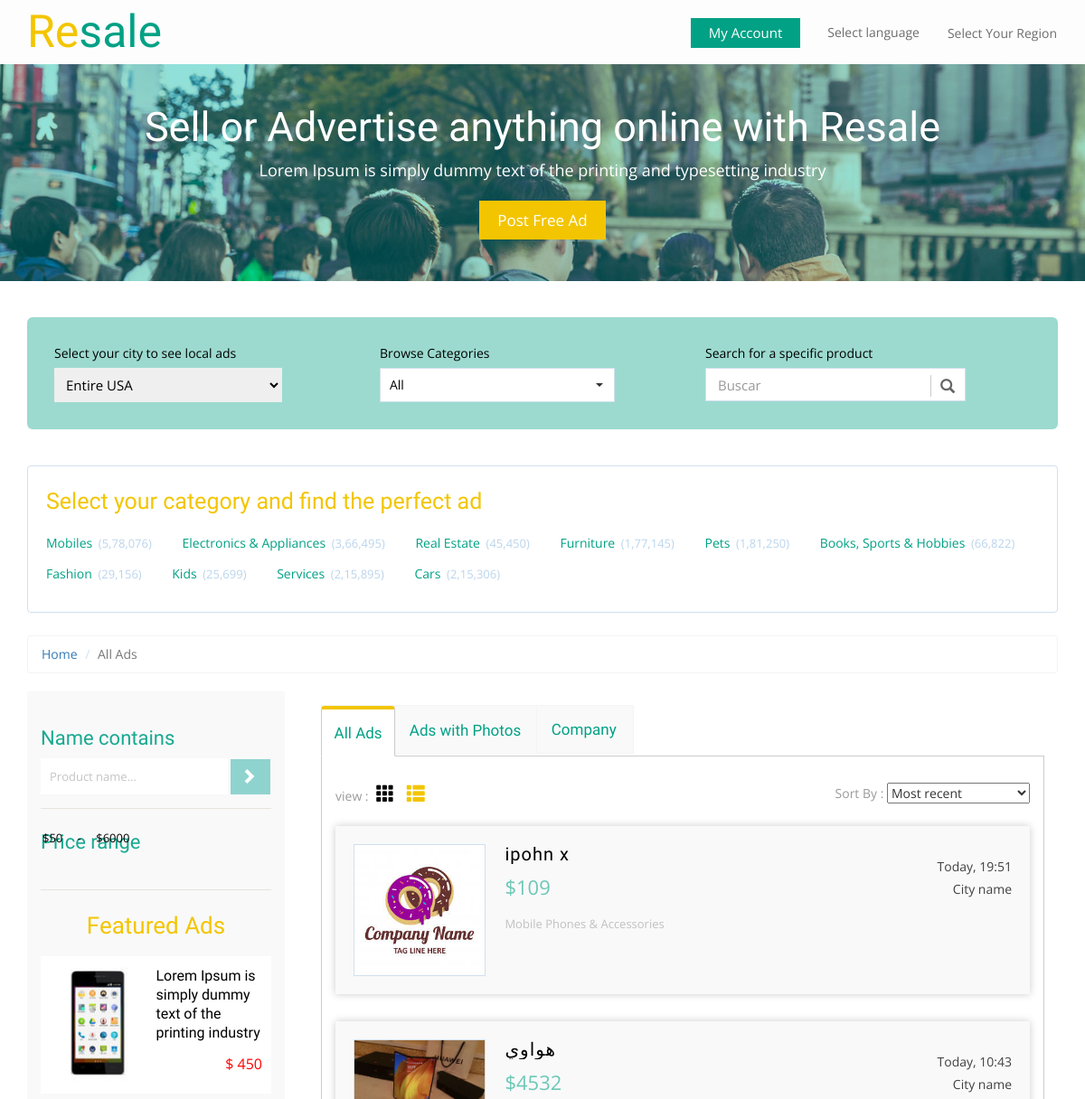
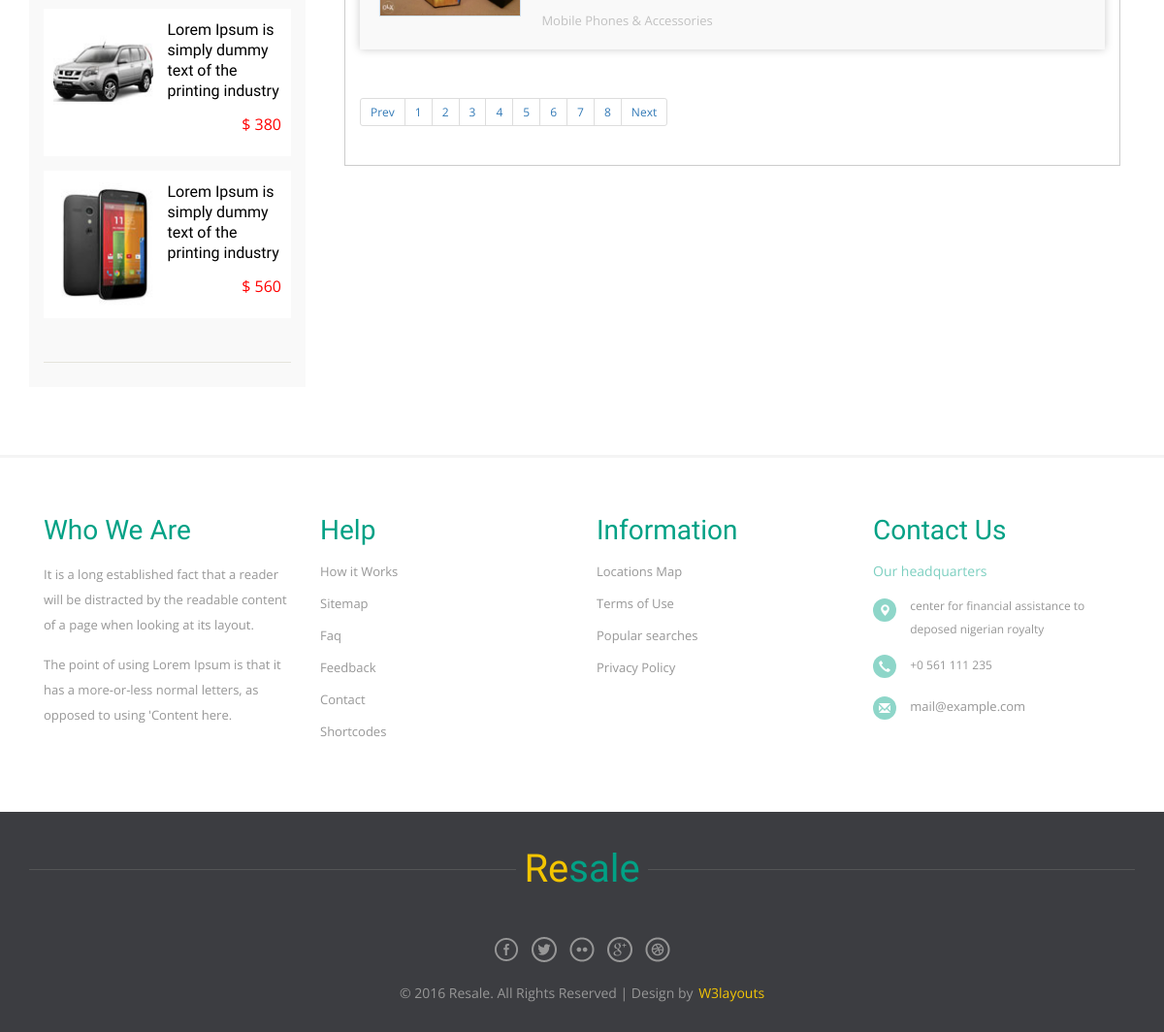
The app's page /ad/categories/25 with its own data (2 pictures, top to bottom).
### ad/models.py (models this page shows, shortened)
class Ad(models.Model):
    code = models.CharField(max_length=12,null=True, blank=True)
    owner = models.ForeignKey(User,related_name='ad_owner', on_delete=models.CASCADE)
    name = models.CharField(max_length=100)
    created_at = models.DateTimeField(auto_now=True)
    updated_at = models.DateTimeField(auto_now_add=True)
    image = models.ImageField(upload_to='ad/')
    content = models.TextField(blank=True, null=0)
    price = models.IntegerField(default=1)
    category = models.ForeignKey('Category',limit_choices_to={'main_category__isnull':True},related_name='ad_category', on_delete=models.CASCADE)
    condition = models.CharField(max_length=15,choices=AD_CONDITION,null=True, blank=True)
    brand = models.ForeignKey('Brand',related_name='add_brand',null=True, blank=True, on_delete=models.CASCADE)
    views_count = models.IntegerField(default=0)

class Category(models.Model):
    name = models.CharField(max_length=50)
    main_category = models.ForeignKey('self',limit_choices_to={'main_category':None},related_name='maincategory', on_delete=models.CASCADE, blank=True, null=True)
    def __str__(self):
        return self.name

### ad/views.py (the view)
# urls.py: path('categories/<int:id>', views.category_ads, name='category_Ads'),
def category_ads(request,id):
    category = get_object_or_404(Category,id=id)
    category_ads = Ad.objects.filter(category=category)
    return render(request,'ad/category_ads.html',{'category_ads':category_ads})

### ad/templates/ad/category_ads.html (shortened to what this page needs)
{% extends "base.html" %} {% block body%}
<div class="banner text-center">
    <div class="container">
        <h1>Sell or Advertise <span class="segment-heading">    anything online </span> with Resale</h1>
        <p>Lorem Ipsum is simply dummy text of the printing and typesetting industry</p>
        <a href="post-ad.html">Post Free Ad</a>
    </div>
</div>
<div class="total-ads main-grid-border">
    <div class="container">
        <div class="select-box">
            <div class="select-city-for-local-ads ads-list">
                <label>Select your city to see local ads</label>
                <select>
												<optgroup label="Popular Cities">
													<option selected style="display:none;color:#eee;">Entire USA</option>
												</optgroup>
			            </select>
            </div>
            <div class="browse-category ads-list">
                <label>Browse Categories</label>
                <select class="selectpicker show-tick" data-live-search="true">
					  <option data-tokens="Mobiles">All</option>
					</select>
            </div>
            <div class="search-product ads-list">
                <label>Search for a specific product</label>
                <div class="search">
                    <div id="custom-search-input">
                        <div class="input-group">
                            <input type="text" class="form-control input-lg" placeholder="Buscar" />
                            <span class="input-group-btn">
								<button class="btn btn-info btn-lg" type="button">
									<i class="glyphicon glyphicon-search"></i>
								</button>
							</span>
                        </div>
                    </div>
                </div>
            </div>
        </div>
        <div class="all-categories">
            <h3> Select your category and find the perfect ad</h3>
            <ul class="all-cat-list">
                <li><a href="mobiles.html">Mobiles <span class="num-of-ads">(5,78,076)</span></a></li>
                <li><a href="electronics-appliances.html">Electronics & Appliances  <span class="num-of-ads">(3,66,495)</span></a></li>
                <li><a href="real-estate.html">Real Estate  <span class="num-of-ads">(45,450)</span></a></li>
                <li><a href="furnitures.html">Furniture    <span class="num-of-ads">(1,77,145)</span></a></li>
                <li><a href="pets.html">Pets   <span class="num-of-ads">(1,81,250)</span></a></li>
                <li><a href="books-sports-hobbies.html">Books, Sports & Hobbies    <span class="num-of-ads">(66,822)</span></a></li>
                <li><a href="fashion.html">Fashion   <span class="num-of-ads">(29,156)</span></a></li>
                <li><a href="kids.html">Kids   <span class="num-of-ads">(25,699)</span></a></li>
                <li><a href="services.html">Services   <span class="num-of-ads">(2,15,895)</span></a></li>
                <li><a href="cars.html">Cars   <span class="num-of-ads">(2,15,306)</span></a></li>
            </ul>
        </div>
        <ol class="breadcrumb" style="margin-bottom: 5px;">
            <li><a href="index.html">Home</a></li>
            <li class="active">All Ads</li>
        </ol>
        <div class="ads-grid">
            <div class="side-bar col-md-3">
                <div class="search-hotel">
                    <h3 class="sear-head">Name contains</h3>
                    <form>
                        <input type="text" value="Product name..." onfocus="this.value = '';" onblur="if (this.value == '') {this.value = 'Product name...';}" required="">
                        <input type="submit" value=" ">
                    </form>
                </div>
                <div class="range">
                    <h3 class="sear-head">Price range</h3>
                    <ul class="dropdown-menu6">
                        <li>
                            <input type="text" id="amount" style="border: 0; color: #ffffff; font-weight: normal;" />
                        </li>
                    </ul>
                </div>
                <div class="featured-ads">
                    <h2 class="sear-head fer">Featured Ads</h2>
                    <div class="featured-ad">
                        <a href="single.html">
                            <div class="featured-ad-left">
                                <img src="images/f1.jpg" title="ad image" alt="" />
                            </div>
                            <div class="featured-ad-right">
                                <h4>Lorem Ipsum is simply dummy text of the printing industry</h4>
                                <p>$ 450</p>
                            </div>
                            <div class="clearfix"></div>
                        </a>
                    </div>
                    <div class="featured-ad">
                        <a href="single.html">
                            <div class="featured-ad-left">
                                <img src="images/f2.jpg" title="ad image" alt="" />
                            </div>
                            <div class="featured-ad-right">
                                <h4>Lorem Ipsum is simply dummy text of the printing industry</h4>
                                <p>$ 380</p>
                            </div>
                            <div class="clearfix"></div>
                        </a>
                    </div>
                    <div class="featured-ad">
                        <a href="single.html">
                            <div class="featured-ad-left">
                                <img src="images/f3.jpg" title="ad image" alt="" />
                            </div>
                            <div class="featured-ad-right">
                                <h4>Lorem Ipsum is simply dummy text of the printing industry</h4>
                                <p>$ 560</p>
                            </div>
                            <div class="clearfix"></div>
                        </a>
                    </div>
                </div>
            </div>
            <div class="ads-display col-md-9">
                <div class="wrapper">
                    <div class="bs-example bs-example-tabs" role="tabpanel" data-example-id="togglable-tabs">
                        <ul id="myTab" class="nav nav-tabs nav-tabs-responsive" role="tablist">
                            <li role="presentation" class="active">
                                <a href="#home" id="home-tab" role="tab" data-toggle="tab" aria-controls="home" aria-expanded="true">
                                    <span class="text">All Ads</span>
                                </a>
                            </li>
                            <li role="presentation" class="next">
                                <a href="#profile" role="tab" id="profile-tab" data-toggle="tab" aria-controls="profile">
                                    <span class="text">Ads with Photos</span>
                                </a>
                            </li>
                            <li role="presentation">
                                <a href="#samsa" role="tab" id="samsa-tab" data-toggle="tab" aria-controls="samsa">
                                    <span class="text">Company</span>
                                </a>
                            </li>
                        </ul>
                        <div id="myTabContent" class="tab-content">
                            <div role="tabpanel" class="tab-pane fade in active" id="home" aria-labelledby="home-tab">
                                <div>
                                    <div id="container">
                                        <div class="view-controls-list" id="viewcontrols">
                                            <label>view :</label>
                                            <a class="gridview"><i class="glyphicon glyphicon-th"></i></a>
                                            <a class="listview active"><i class="glyphicon glyphicon-th-list"></i></a>
                                        </div>
                                        <div class="sort">
                                            <div class="sort-by">
                                                <label>Sort By : </label>
                                                <select>
														<option value="">Most recent</option>
										</select>
                                            </div>
                                        </div>
                                        <div class="clearfix"></div>
                                        <ul class="list">
                                            {% for ad in category_ads %}
                                            <a href="{% url 'ad:single_ad' ad.id %}">
                                                <li>
                                                    <img src="{{ad.image.url}}" title="" alt="" />
                                                    <section class="list-left">
                                                        <h5 class="title">{{ad.name}}</h5>
                                                        <span class="adprice">${{ad.price}}</span>
                                                        <p class="catpath">{{ad.category}}</p>
                                                    </section>
                                                    <section class="list-right">
                                                        <span class="date">Today, {{ad.created_at|time:'G:i'}}</span>
                                                        <span class="cityname">City name</span>
                                                    </section>
                                                    <div class="clearfix"></div>
                                                </li>
                                            </a>
                                            {%endfor%}
                                        </ul>
                                    </div>
                                </div>
                            </div>
                            <ul class="pagination pagination-sm">
                                <li><a href="#">Prev</a></li>
                                <li><a href="#">1</a></li>
                                <li><a href="#">2</a></li>
                                <li><a href="#">3</a></li>
                                <li><a href="#">4</a></li>
                                <li><a href="#">5</a></li>
                                <li><a href="#">6</a></li>
                                <li><a href="#">7</a></li>
                                <li><a href="#">8</a></li>
                                <li><a href="#">Next</a></li>
                            </ul>
                        </div>
                    </div>
                </div>
            </div>
        </div>
    </div>
</div>
{% endblock body %}

### static/css/easy-responsive-tabs.css (style rules this page uses)
ul.resp-tabs-list, p { margin: 0px; padding: 0px; }

### records on screen
Ad: image (picture), name "ipohn x", price "109", category "Mobile Phones & Accessories", created_at "19:51"
Ad: image (picture), name "هواوي", price "4532", category "Mobile Phones & Accessories", created_at "10:43"
